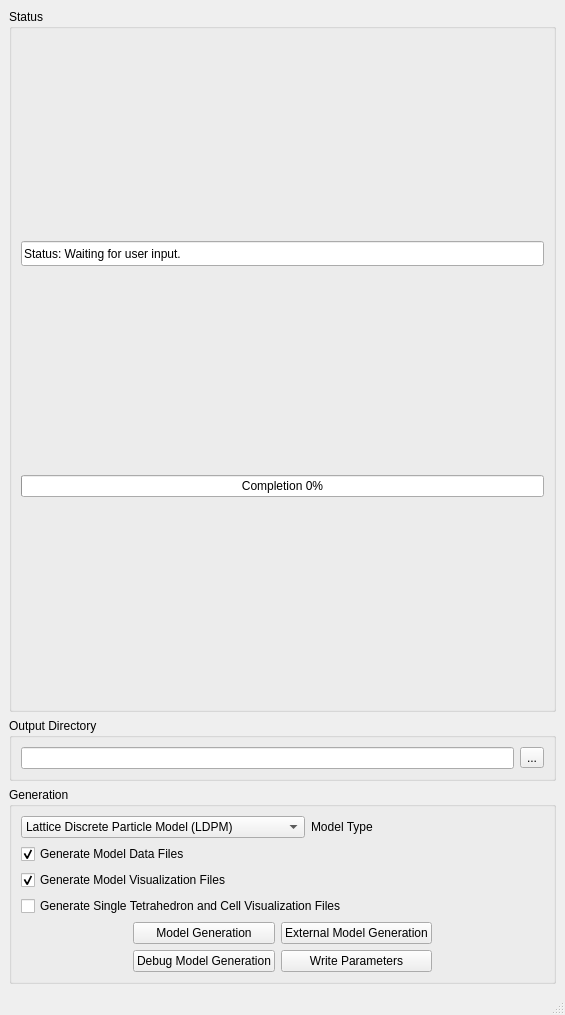
<?xml version="1.0" encoding="UTF-8"?>
<ui version="4.0">
 <class>MainWindow</class>
 <widget class="QMainWindow" name="MainWindow">
  <property name="geometry">
   <rect>
    <x>0</x>
    <y>0</y>
    <width>565</width>
    <height>1015</height>
   </rect>
  </property>
  <property name="sizePolicy">
   <sizepolicy hsizetype="Expanding" vsizetype="Minimum">
    <horstretch>0</horstretch>
    <verstretch>0</verstretch>
   </sizepolicy>
  </property>
  <property name="minimumSize">
   <size>
    <width>0</width>
    <height>0</height>
   </size>
  </property>
  <property name="windowTitle">
   <string>MainWindow</string>
  </property>
  <widget class="QWidget" name="centralwidget">
   <property name="sizePolicy">
    <sizepolicy hsizetype="Expanding" vsizetype="MinimumExpanding">
     <horstretch>0</horstretch>
     <verstretch>0</verstretch>
    </sizepolicy>
   </property>
   <property name="minimumSize">
    <size>
     <width>0</width>
     <height>0</height>
    </size>
   </property>
   <layout class="QGridLayout" name="gridLayout_5">
    <item row="1" column="0">
     <widget class="QGroupBox" name="groupBox_2">
      <property name="title">
       <string>Output Directory</string>
      </property>
      <layout class="QGridLayout" name="gridLayout_2">
       <item row="0" column="0">
        <layout class="QHBoxLayout" name="horizontalLayout_2">
         <item>
          <widget class="QLineEdit" name="outputDir">
           <property name="enabled">
            <bool>true</bool>
           </property>
           <property name="readOnly">
            <bool>false</bool>
           </property>
          </widget>
         </item>
         <item>
          <widget class="QToolButton" name="readDirButton">
           <property name="enabled">
            <bool>true</bool>
           </property>
           <property name="text">
            <string notr="true">...</string>
           </property>
          </widget>
         </item>
        </layout>
       </item>
      </layout>
     </widget>
    </item>
    <item row="0" column="0">
     <widget class="QGroupBox" name="groupBox">
      <property name="title">
       <string>Status</string>
      </property>
      <layout class="QGridLayout" name="gridLayout">
       <item row="0" column="0">
        <widget class="QLineEdit" name="statusWindow">
         <property name="enabled">
          <bool>true</bool>
         </property>
         <property name="sizePolicy">
          <sizepolicy hsizetype="Expanding" vsizetype="MinimumExpanding">
           <horstretch>0</horstretch>
           <verstretch>0</verstretch>
          </sizepolicy>
         </property>
         <property name="minimumSize">
          <size>
           <width>0</width>
           <height>25</height>
          </size>
         </property>
         <property name="maximumSize">
          <size>
           <width>16777215</width>
           <height>25</height>
          </size>
         </property>
         <property name="cursor">
          <cursorShape>BlankCursor</cursorShape>
         </property>
         <property name="text">
          <string>Status: Waiting for user input.</string>
         </property>
         <property name="frame">
          <bool>true</bool>
         </property>
         <property name="readOnly">
          <bool>true</bool>
         </property>
        </widget>
       </item>
       <item row="1" column="0">
        <widget class="QProgressBar" name="progressBar">
         <property name="sizePolicy">
          <sizepolicy hsizetype="Expanding" vsizetype="Fixed">
           <horstretch>0</horstretch>
           <verstretch>0</verstretch>
          </sizepolicy>
         </property>
         <property name="minimumSize">
          <size>
           <width>0</width>
           <height>20</height>
          </size>
         </property>
         <property name="value">
          <number>0</number>
         </property>
         <property name="textVisible">
          <bool>true</bool>
         </property>
         <property name="format">
          <string>Completion %p%</string>
         </property>
        </widget>
       </item>
      </layout>
     </widget>
    </item>
    <item row="2" column="0">
     <widget class="QGroupBox" name="groupBox_3">
      <property name="title">
       <string>Generation</string>
      </property>
      <layout class="QGridLayout" name="gridLayout_3">
       <item row="0" column="0" colspan="3">
        <layout class="QHBoxLayout" name="horizontalLayout">
         <item>
          <widget class="QComboBox" name="modelType">
           <item>
            <property name="text">
             <string>Lattice Discrete Particle Model (LDPM)</string>
            </property>
           </item>
           <item>
            <property name="text">
             <string>Confinement Shear Lattice (CSL) - LDPM Style </string>
            </property>
           </item>
          </widget>
         </item>
         <item>
          <widget class="QLabel" name="label">
           <property name="text">
            <string>Model Type</string>
           </property>
          </widget>
         </item>
        </layout>
       </item>
       <item row="1" column="0" colspan="2">
        <widget class="QCheckBox" name="dataFilesGen">
         <property name="enabled">
          <bool>true</bool>
         </property>
         <property name="text">
          <string>Generate Model Data Files</string>
         </property>
         <property name="checked">
          <bool>true</bool>
         </property>
         <property name="tristate">
          <bool>false</bool>
         </property>
        </widget>
       </item>
       <item row="2" column="0" colspan="2">
        <widget class="QCheckBox" name="visFilesGen">
         <property name="enabled">
          <bool>true</bool>
         </property>
         <property name="text">
          <string>Generate Model Visualization Files</string>
         </property>
         <property name="checked">
          <bool>true</bool>
         </property>
         <property name="tristate">
          <bool>false</bool>
         </property>
        </widget>
       </item>
       <item row="3" column="0" colspan="3">
        <widget class="QCheckBox" name="singleTetGen">
         <property name="enabled">
          <bool>true</bool>
         </property>
         <property name="text">
          <string>Generate Single Tetrahedron and Cell Visualization Files</string>
         </property>
         <property name="checked">
          <bool>false</bool>
         </property>
         <property name="tristate">
          <bool>false</bool>
         </property>
        </widget>
       </item>
       <item row="4" column="0" rowspan="2" colspan="3" alignment="Qt::AlignHCenter">
        <layout class="QGridLayout" name="generationButtonsGrid">
         <item row="0" column="0">
          <widget class="QPushButton" name="generateFast">
           <property name="sizePolicy">
            <sizepolicy hsizetype="Preferred" vsizetype="Fixed">
             <horstretch>0</horstretch>
             <verstretch>0</verstretch>
            </sizepolicy>
           </property>
           <property name="minimumSize">
            <size>
             <width>100</width>
             <height>20</height>
            </size>
           </property>
           <property name="text">
            <string>Model Generation</string>
           </property>
           <property name="autoDefault">
            <bool>false</bool>
           </property>
          </widget>
         </item>
         <item row="0" column="1">
          <widget class="QPushButton" name="externalGenerate">
           <property name="enabled">
            <bool>true</bool>
           </property>
           <property name="sizePolicy">
            <sizepolicy hsizetype="Preferred" vsizetype="Fixed">
             <horstretch>0</horstretch>
             <verstretch>0</verstretch>
            </sizepolicy>
           </property>
           <property name="minimumSize">
            <size>
             <width>100</width>
             <height>20</height>
            </size>
           </property>
           <property name="text">
            <string>External Model Generation</string>
           </property>
           <property name="autoDefault">
            <bool>false</bool>
           </property>
          </widget>
         </item>
         <item row="1" column="0">
          <widget class="QPushButton" name="generate">
           <property name="sizePolicy">
            <sizepolicy hsizetype="Preferred" vsizetype="Fixed">
             <horstretch>0</horstretch>
             <verstretch>0</verstretch>
            </sizepolicy>
           </property>
           <property name="minimumSize">
            <size>
             <width>100</width>
             <height>20</height>
            </size>
           </property>
           <property name="text">
            <string>Debug Model Generation</string>
           </property>
           <property name="autoDefault">
            <bool>false</bool>
           </property>
          </widget>
         </item>
         <item row="1" column="1">
          <widget class="QPushButton" name="writePara">
           <property name="enabled">
            <bool>true</bool>
           </property>
           <property name="sizePolicy">
            <sizepolicy hsizetype="Preferred" vsizetype="Fixed">
             <horstretch>0</horstretch>
             <verstretch>0</verstretch>
            </sizepolicy>
           </property>
           <property name="minimumSize">
            <size>
             <width>100</width>
             <height>20</height>
            </size>
           </property>
           <property name="text">
            <string>Write Parameters</string>
           </property>
           <property name="autoDefault">
            <bool>false</bool>
           </property>
          </widget>
         </item>
        </layout>
       </item>
      </layout>
     </widget>
    </item>
   </layout>
  </widget>
  <widget class="QMenuBar" name="menubar">
   <property name="geometry">
    <rect>
     <x>0</x>
     <y>0</y>
     <width>565</width>
     <height>21</height>
    </rect>
   </property>
  </widget>
  <widget class="QStatusBar" name="statusbar"/>
 </widget>
 <resources/>
 <connections/>
</ui>
